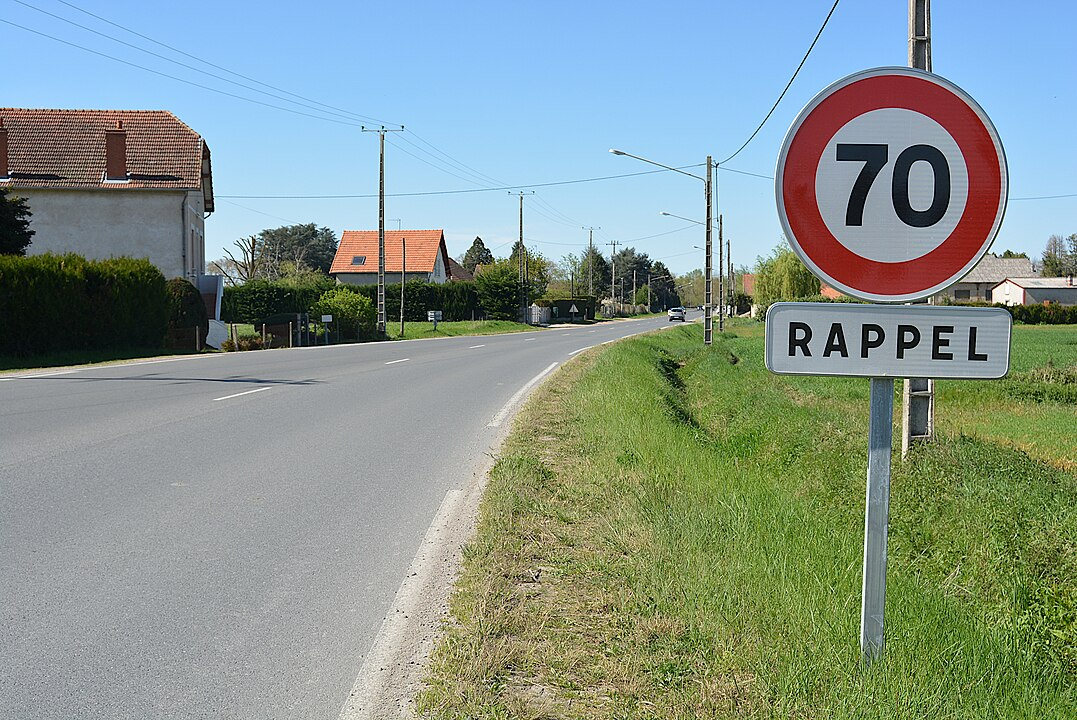
//> input picture src/panneau.jpg, 1077 x 720 px
$ ./code_photo panneau.jpg   (built with g++ and OpenCV 4)
//> lines starting //> are read from the running program, lines starting //| are printed output that depends on the picture; after the words box and inside, x2 and y2 are one past the last pixel; in counts of white or black regions, pixels touching at a corner belong together
//> further down, image_src is the input picture: 720 rows x 1077 cols, CV_8UC3; mean B, G, R 141.5, 149.2, 133.6
#include <opencv2/opencv.hpp>
#include <iostream>
#include <tesseract/baseapi.h>
#include <leptonica/allheaders.h>

/*Pour compiler g++ code_photo.cpp -o ../bin/code_photo `pkg-config --cflags --libs opencv4`*/

using namespace cv;

const String windowName = "Panneaux detectes";
const int cannyThresholdset = 121;
const int accumulatorset = 50;


void preprocessImage(Mat &input, Mat &output)
{
    cvtColor(input, output, COLOR_BGR2GRAY);
    GaussianBlur(output, output, Size(9, 9), 2, 2);
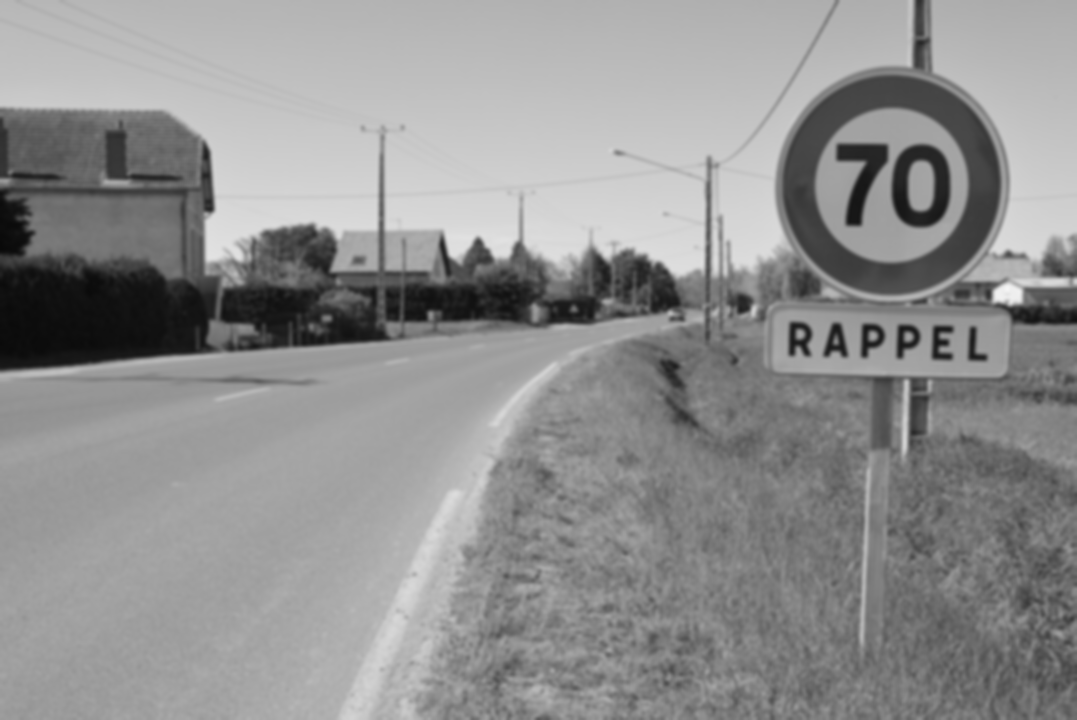
//> output: 720 rows x 1077 cols, CV_8UC1; min 9, max 245, mean 143.7
}


void hsvprocessImage(Mat &imsrc, Mat &output)
{
    Mat hsvImage;
    // Masque pour détecter toutes les nuances de rouges
    Mat mask1, mask2, mask3;

    cvtColor(imsrc, hsvImage, COLOR_BGR2HSV);
//> hsvImage: 720 rows x 1077 cols, CV_8UC3; mean H, S, V 72.8, 85.6, 165.2
    inRange(hsvImage, Scalar(0, 70, 50), Scalar(10, 255, 255), mask1);   // Rouge foncé
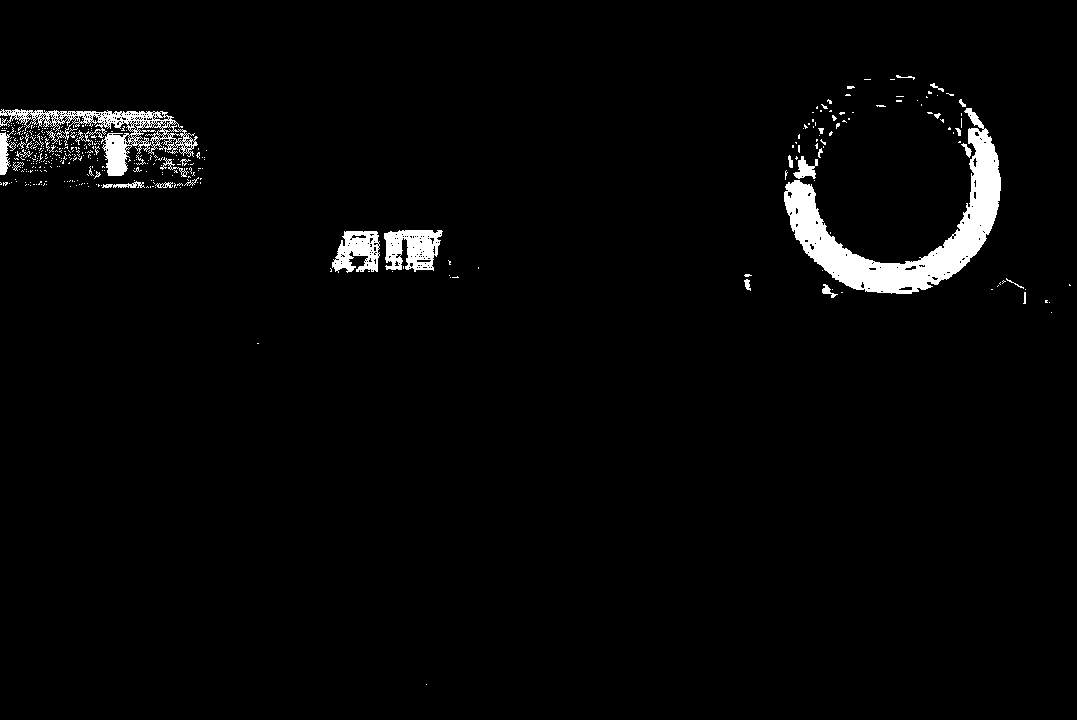
//> mask1: 720 rows x 1077 cols, CV_8UC1; 2.6% white; 397 white regions (367 under 20 px), largest, box (x1, y1, x2, y2) and area: (784, 108, 1001, 294) 10251, (0, 109, 198, 176) 3582, (384, 230, 443, 272) 1704
    inRange(hsvImage, Scalar(170, 70, 50), Scalar(180, 255, 255), mask2); // Rouge clair
//> mask2: 720 rows x 1077 cols, CV_8UC1; 1% white; 118 white regions (108 under 20 px), largest, box (x1, y1, x2, y2) and area: (783, 75, 986, 207) 6966, (806, 254, 832, 277) 66, (868, 292, 903, 295) 58
    inRange(hsvImage, Scalar(0, 0, 190), Scalar(179, 46, 255), mask3); // les chiffres en noir
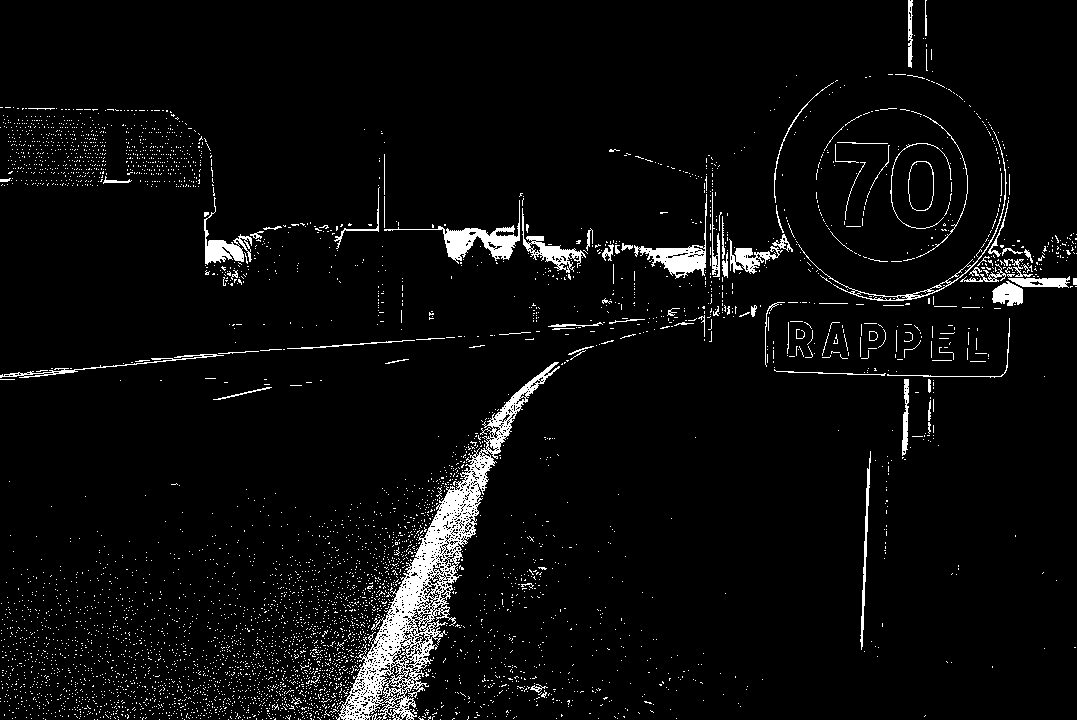
//> mask3: 720 rows x 1077 cols, CV_8UC1; 4.5% white; 4975 white regions (4873 under 20 px), largest, box (x1, y1, x2, y2) and area: (335, 362, 560, 720) 11339, (384, 200, 520, 264) 1644, (634, 194, 707, 279) 1320

    output = mask1 | mask2 | mask3; // Combine les deux masques pour détecter toutes les nuances de rouge
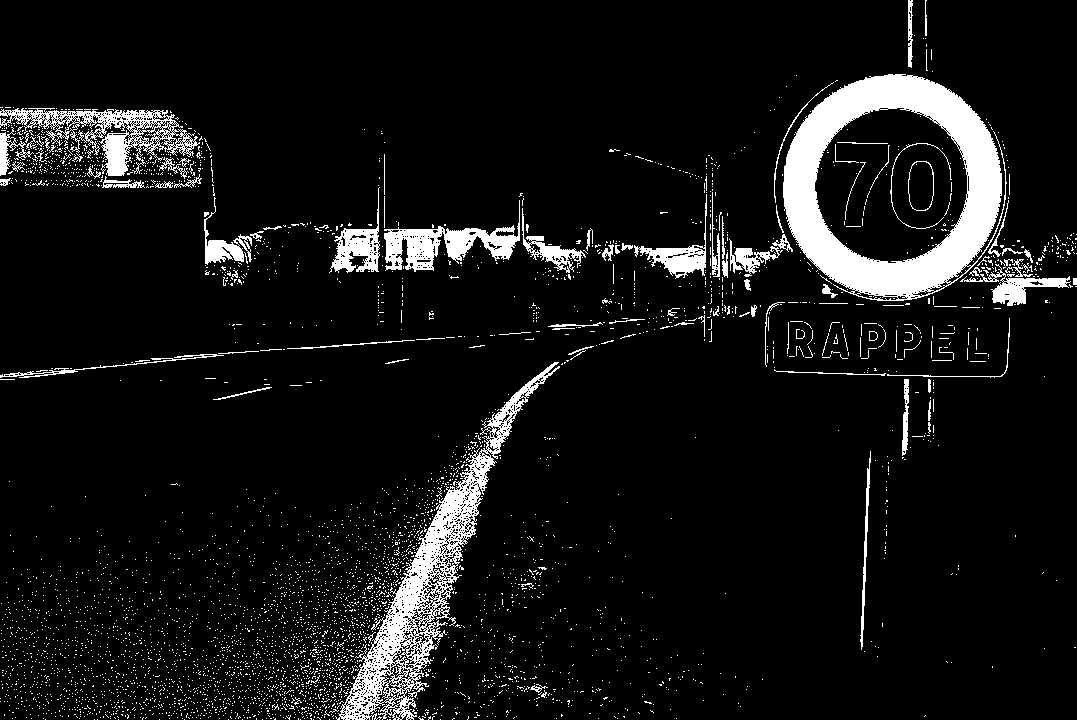
//> output: 720 rows x 1077 cols, CV_8UC1; 8% white; 4527 white regions (4417 under 20 px), largest, box (x1, y1, x2, y2) and area: (783, 74, 1007, 301) 20409, (335, 362, 560, 720) 11340, (0, 108, 200, 176) 4247
    imshow("Masque HSV", output);
}

// Detecte les cercles et renvoie sur forme d'un tableau dynamique de type Vec3f
void detectCircles(Mat &hsvMask, Mat &src_display, std::vector<Vec3f> &circles, int cannyThreshold, int accumulatorThreshold)
{
//> called with cannyThreshold = 121, accumulatorThreshold = 50
    Mat src_display_hsv;
    cvtColor(src_display, src_display_hsv, COLOR_BGR2HSV);

    // Transformée de Hough pour détecter les cercles de l'image sélectionnée
    HoughCircles(hsvMask, circles, HOUGH_GRADIENT, 1, hsvMask.rows/8, cannyThreshold, accumulatorThreshold, 0, 0 );
//> circles = 59 circles (x, y, radius), first 12: [199.5, 430.5, 284.6], [893.5, 185.5, 111.5], [170.5, 295.5, 364.2], [741.5, 645.5, 339.5], [111.5, 408.5, 295], [363.5, 441.5, 213.9], [279.5, 386.5, 298.8], [875.5, 713.5, 470.9], [242.5, 7.5, 681.2], [264.5, 531.5, 181.6], [520.5, 162.5, 481], [29.5, 497.5, 390.6]

    // Parcours un tableau dynamique de circles pour les afficher sur l'image
    for(size_t i = 0; i < circles.size(); i++)
    {
        Point center(cvRound(circles[i][0]), cvRound(circles[i][1]));
        int radius = cvRound(circles[i][2]);
        //Centre de cercle
        circle(src_display_hsv, center, 3, Scalar(0,255,0), -1, 8, 0);
        //Cercle
        circle(src_display_hsv, center, radius, Scalar(0,0,255), 3, 8, 0);
    }
//> this loop made 59 passes
//> (center, radius) on passes 1 to 12: (Point(200, 430), 285), (Point(894, 186), 112), (Point(170, 296), 364), (Point(742, 646), 340), (Point(112, 408), 295), (Point(364, 442), 214), (Point(280, 386), 299), (Point(876, 714), 471), (Point(242, 8), 681), (Point(264, 532), 182), (Point(520, 162), 481), (Point(30, 498), 391)
//> src_display_hsv: 720 rows x 1077 cols, CV_8UC3; mean H, S, V 54.5, 67, 189.1
    imshow("Hough Circle and HSV", src_display_hsv);
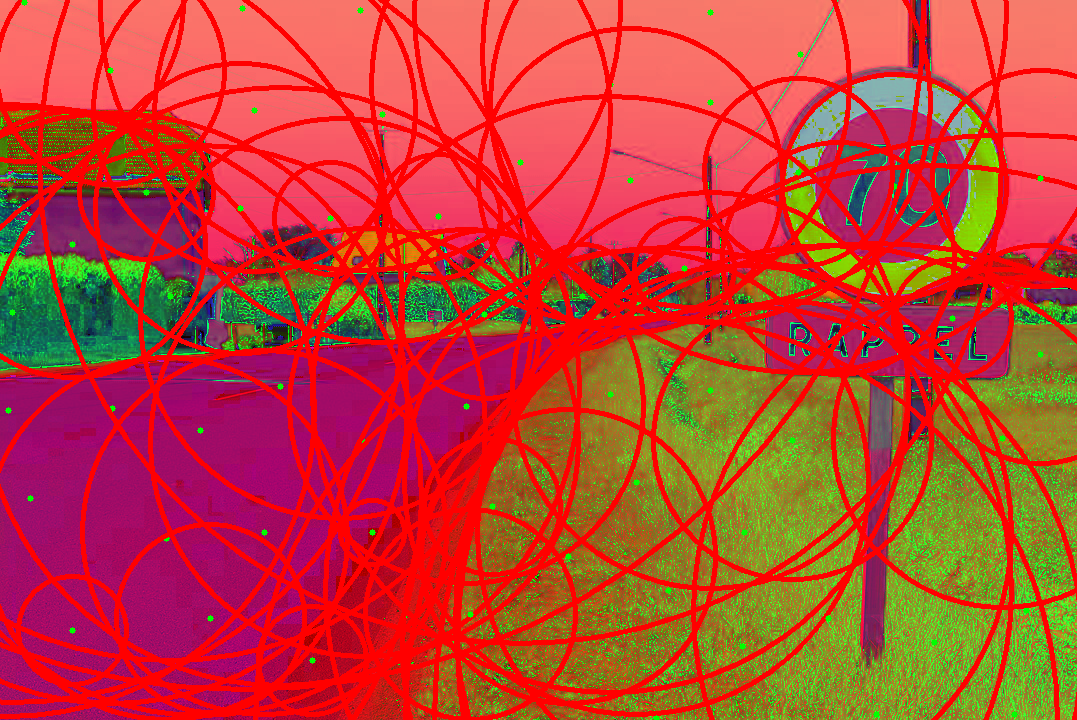
//> window 'Hough Circle and HSV': 720 rows x 1077 cols, CV_8UC3; mean B, G, R 54.5, 67, 189.1
}


int main(int argc, char** argv)
{
    // Matrice qui contient les pixels traités d'une image
    Mat image_src, gray, image_hsv;
    // Création d'un vector à 3D
    std::vector<Vec3f> circles;

    // On vérifie que le nombre d'argument rentrés en ligne de commande est le bon
    if (argc != 2)
    {
        printf("usage : code_photo.out <Image_Path>\n");
        return -1;
    }

    // On lit l'image entrée en ligne de commande
    image_src = imread(argv[1], 1);

    // On vérifie si il n'y a pas d'erreur de lecture d'image
    if (image_src.empty()) {
        std::cerr << "Erreur lors du chargement de l'image\n";
        return -1;
    }

    // L'objet Mat gray qui va contenir l'image en nuance de gris
    preprocessImage(image_src, gray);
    // Filtrage HSV pour isoler les panneaux de limitations de vitesses
    hsvprocessImage(image_src, image_hsv);
    // Détection de cercles
    detectCircles(image_hsv, image_src, circles, cannyThresholdset, accumulatorset);
//> circles = 59 items, first 12: [199.5, 430.5, 284.6], [893.5, 185.5, 111.5], [170.5, 295.5, 364.2], [741.5, 645.5, 339.5], [111.5, 408.5, 295], [363.5, 441.5, 213.9], [279.5, 386.5, 298.8], [875.5, 713.5, 470.9], [242.5, 7.5, 681.2], [264.5, 531.5, 181.6], [520.5, 162.5, 481], [29.5, 497.5, 390.6]


    waitKey(0);
    return 0;
}
